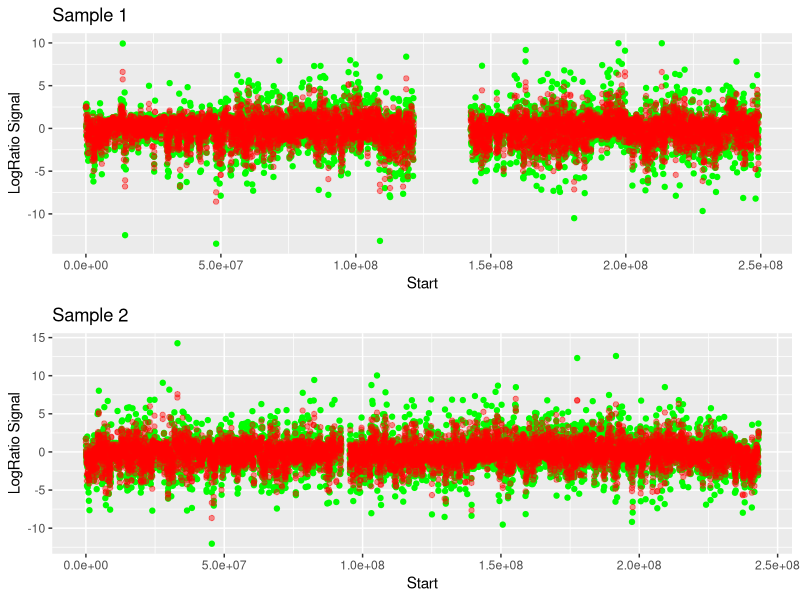

Here is the R script that generated this plot:
# Libraries
library(dplyr)     # Data Manipulation
library(zoo)       # Time Series
library(ggplot2)   # Visualising Data
library(gridExtra) # Visulaising multiple plots at a time

# Taking in Input
testdf <- read.table("./SCONES_test.tsv",sep="\t",header=TRUE)

# 2 Different samples seperated by chr attribute
sample1 <- testdf %>% filter(chr==1) %>% select(-1)
sample2 <- testdf %>% filter(chr==2) %>% select(-1)

# Data cleaning (Outlier Removal)
sample1 <- sample1 %>% filter(is.finite(testSample1),is.finite(testSample2))
sample2 <- sample2 %>% filter(is.finite(testSample1),is.finite(testSample2))

# Creating ratios
sample1 <- sample1 %>% mutate(Ratio=testSample2/testSample1)
sample2 <- sample2 %>% mutate(Ratio=testSample2/testSample1)

# Since Most of them generated Negative Values in Ratio considering absolute values for log2()
sample1 <- sample1 %>% mutate(logRatio=log2(abs(Ratio)))
sample2 <- sample2 %>% mutate(logRatio=log2(abs(Ratio)))

# Considering it as a time series (Since start and end was given)
ts1 <- zoo(sample1$logRatio,sample1$start)
ts2 <- zoo(sample2$logRatio,sample2$start)

## Noise Reduction Using Simple Moving Average

# Choosen '2' After some Trial and Errors
ts1_filtered <- rollmean(ts1,2) 
ts2_filtered <- rollmean(ts2,2)

# For the missing values (taking dates from ts1) 
empty <- zoo(,index(ts1))
ts1_filtered <-merge(ts1_filtered,empty,all = TRUE )
empty <- zoo(,index(ts2))
ts2_filtered <- merge(ts2_filtered,empty,all = TRUE )

# Filling them with most recent data Except the first one which does'nt have recent one
ts1_filtered <- na.locf(ts1_filtered,na.rm = F)
ts2_filtered <- na.locf(ts2_filtered,na.rm = F)
ts1_filtered["0"] <- coredata(ts1["0"])
ts2_filtered["0"] <- coredata(ts2["0"])

## Plotting Them together for difference

# Merging them together into dataframes for easing visualisation
sample1_final <- NULL
sample1_final$start <- index(ts1)
sample1_final <- as.data.frame(sample1_final)
sample1_final$logRatio <- coredata(ts1_filtered)

sample2_final <- NULL
sample2_final$start <- index(ts2)
sample2_final <- as.data.frame(sample2_final)
sample2_final$logRatio <- coredata(ts2_filtered)

# Plotting Them
plot1 <- ggplot() +
         geom_point(data=sample1,aes(x=start,y=logRatio),colour="green") +
         geom_point(data=sample1_final,aes(x=start,y=logRatio),colour="red",alpha=0.43)+xlab("Start")+ylab("LogRatio Signal")+ggtitle("Sample 1")

plot2 <- ggplot() +
  geom_point(data=sample2,aes(x=start,y=logRatio),colour="green") +
  geom_point(data=sample2_final,aes(x=start,y=logRatio),colour="red",alpha=0.43)+xlab("Start")+ylab("LogRatio Signal")+ggtitle("Sample 2")

grid.arrange(plot1,plot2) # plots them together

# Saving the filtered Data
write.csv(file="Sample1_filtered.csv",sample1_final,row.names = FALSE)
write.csv(file="Sample2_filtered.csv",sample2_final,row.names = FALSE)
